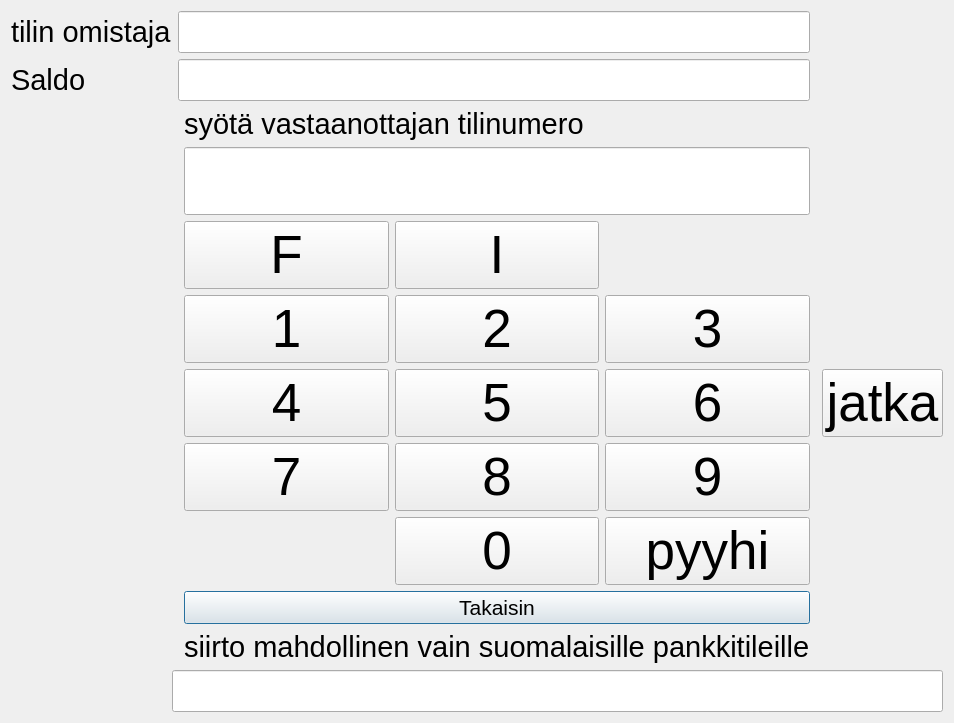
<?xml version="1.0" encoding="UTF-8"?>
<ui version="4.0">
 <class>Siirto</class>
 <widget class="QDialog" name="Siirto">
  <property name="geometry">
   <rect>
    <x>0</x>
    <y>0</y>
    <width>641</width>
    <height>700</height>
   </rect>
  </property>
  <property name="windowTitle">
   <string>Dialog</string>
  </property>
  <layout class="QGridLayout" name="gridLayout">
   <item row="1" column="2" colspan="2">
    <widget class="QLineEdit" name="lineEdit_saljo">
     <property name="font">
      <font>
       <pointsize>22</pointsize>
      </font>
     </property>
    </widget>
   </item>
   <item row="8" column="3">
    <widget class="QPushButton" name="pushButton">
     <property name="font">
      <font>
       <pointsize>16</pointsize>
      </font>
     </property>
     <property name="text">
      <string>Takaisin</string>
     </property>
    </widget>
   </item>
   <item row="7" column="5">
    <widget class="QPushButton" name="pushButton_14">
     <property name="font">
      <font>
       <pointsize>40</pointsize>
      </font>
     </property>
     <property name="text">
      <string>jatka</string>
     </property>
    </widget>
   </item>
   <item row="7" column="3">
    <layout class="QGridLayout" name="gridLayout_2">
     <item row="3" column="3">
      <widget class="QPushButton" name="pushButton_7">
       <property name="font">
        <font>
         <pointsize>40</pointsize>
        </font>
       </property>
       <property name="text">
        <string>6</string>
       </property>
      </widget>
     </item>
     <item row="1" column="2">
      <widget class="QPushButton" name="pushButton_3">
       <property name="font">
        <font>
         <pointsize>40</pointsize>
        </font>
       </property>
       <property name="text">
        <string>2</string>
       </property>
      </widget>
     </item>
     <item row="0" column="0">
      <widget class="QPushButton" name="pushButton_11">
       <property name="font">
        <font>
         <pointsize>40</pointsize>
        </font>
       </property>
       <property name="text">
        <string>F</string>
       </property>
      </widget>
     </item>
     <item row="0" column="2">
      <widget class="QPushButton" name="pushButton_12">
       <property name="font">
        <font>
         <pointsize>40</pointsize>
        </font>
       </property>
       <property name="text">
        <string>I</string>
       </property>
      </widget>
     </item>
     <item row="3" column="2">
      <widget class="QPushButton" name="pushButton_6">
       <property name="font">
        <font>
         <pointsize>40</pointsize>
        </font>
       </property>
       <property name="text">
        <string>5</string>
       </property>
      </widget>
     </item>
     <item row="4" column="0">
      <widget class="QPushButton" name="pushButton_8">
       <property name="font">
        <font>
         <pointsize>40</pointsize>
        </font>
       </property>
       <property name="text">
        <string>7</string>
       </property>
      </widget>
     </item>
     <item row="6" column="3">
      <widget class="QPushButton" name="pushButton_13">
       <property name="font">
        <font>
         <pointsize>40</pointsize>
        </font>
       </property>
       <property name="text">
        <string>pyyhi</string>
       </property>
      </widget>
     </item>
     <item row="3" column="0">
      <widget class="QPushButton" name="pushButton_5">
       <property name="font">
        <font>
         <pointsize>40</pointsize>
        </font>
       </property>
       <property name="text">
        <string>4</string>
       </property>
      </widget>
     </item>
     <item row="4" column="2">
      <widget class="QPushButton" name="pushButton_9">
       <property name="font">
        <font>
         <pointsize>40</pointsize>
        </font>
       </property>
       <property name="text">
        <string>8</string>
       </property>
      </widget>
     </item>
     <item row="1" column="0">
      <widget class="QPushButton" name="pushButton_2">
       <property name="font">
        <font>
         <pointsize>40</pointsize>
        </font>
       </property>
       <property name="text">
        <string>1</string>
       </property>
      </widget>
     </item>
     <item row="1" column="3">
      <widget class="QPushButton" name="pushButton_4">
       <property name="font">
        <font>
         <pointsize>40</pointsize>
        </font>
       </property>
       <property name="text">
        <string>3</string>
       </property>
      </widget>
     </item>
     <item row="4" column="3">
      <widget class="QPushButton" name="pushButton_10">
       <property name="font">
        <font>
         <pointsize>40</pointsize>
        </font>
       </property>
       <property name="text">
        <string>9</string>
       </property>
      </widget>
     </item>
     <item row="6" column="2">
      <widget class="QPushButton" name="pushButton_15">
       <property name="font">
        <font>
         <pointsize>40</pointsize>
        </font>
       </property>
       <property name="text">
        <string>0</string>
       </property>
      </widget>
     </item>
    </layout>
   </item>
   <item row="6" column="3">
    <widget class="QLineEdit" name="lineEdit_number">
     <property name="font">
      <font>
       <pointsize>40</pointsize>
      </font>
     </property>
    </widget>
   </item>
   <item row="13" column="1" colspan="5">
    <widget class="QLineEdit" name="lineEdit">
     <property name="font">
      <font>
       <pointsize>22</pointsize>
      </font>
     </property>
    </widget>
   </item>
   <item row="9" column="3">
    <widget class="QLabel" name="label_2">
     <property name="font">
      <font>
       <pointsize>22</pointsize>
      </font>
     </property>
     <property name="text">
      <string>siirto mahdollinen vain suomalaisille pankkitileille</string>
     </property>
    </widget>
   </item>
   <item row="1" column="0">
    <widget class="QLabel" name="label_4">
     <property name="font">
      <font>
       <pointsize>22</pointsize>
      </font>
     </property>
     <property name="text">
      <string>Saldo</string>
     </property>
    </widget>
   </item>
   <item row="0" column="2" colspan="2">
    <widget class="QLineEdit" name="lineEdit_omistaja">
     <property name="font">
      <font>
       <pointsize>22</pointsize>
      </font>
     </property>
    </widget>
   </item>
   <item row="0" column="0" colspan="2">
    <widget class="QLabel" name="label_3">
     <property name="font">
      <font>
       <pointsize>22</pointsize>
      </font>
     </property>
     <property name="text">
      <string>tilin omistaja</string>
     </property>
    </widget>
   </item>
   <item row="5" column="3">
    <widget class="QLabel" name="label">
     <property name="font">
      <font>
       <pointsize>22</pointsize>
      </font>
     </property>
     <property name="text">
      <string>syötä vastaanottajan tilinumero</string>
     </property>
    </widget>
   </item>
   <item row="7" column="6">
    <spacer name="horizontalSpacer_2">
     <property name="orientation">
      <enum>Qt::Horizontal</enum>
     </property>
     <property name="sizeHint" stdset="0">
      <size>
       <width>40</width>
       <height>20</height>
      </size>
     </property>
    </spacer>
   </item>
   <item row="7" column="0">
    <spacer name="horizontalSpacer">
     <property name="orientation">
      <enum>Qt::Horizontal</enum>
     </property>
     <property name="sizeHint" stdset="0">
      <size>
       <width>40</width>
       <height>20</height>
      </size>
     </property>
    </spacer>
   </item>
  </layout>
 </widget>
 <resources/>
 <connections/>
</ui>
